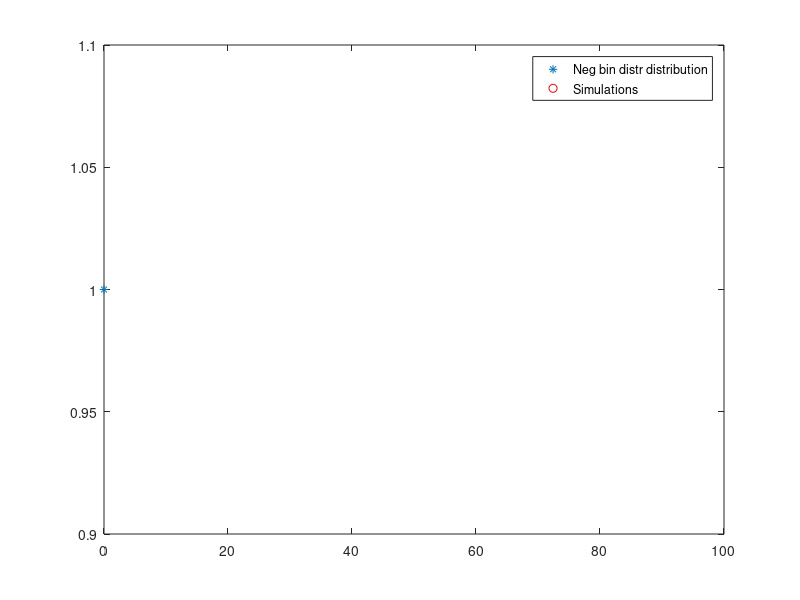

MATLAB code to generate this figure:
clear all;
clc;

n = input('trials=');
p = input('p in (0,1)=');
for j = 1:n
    x(j) = 0;
    while rand>=p
       x(j) = x(j) + 1;
    end
end

y = sum(x);
clear x
clear y

N = input('nr of simulations = ');
for i=1:N
    for j=1:n
        x(j) = 0;
        while rand >= p
            x(j) = x(j)+1;
        end
    end
    y(i) = sum(x);
end


k = 0:100;
u_y = unique(y);
p_k = nbinpdf(k,n,p);
n_y = hist(x, length(u_y));
plot(u_y, n_y/N, '*', k, p_k, 'ro')
legend('Neg bin distr distribution', 'Simulations')
    
